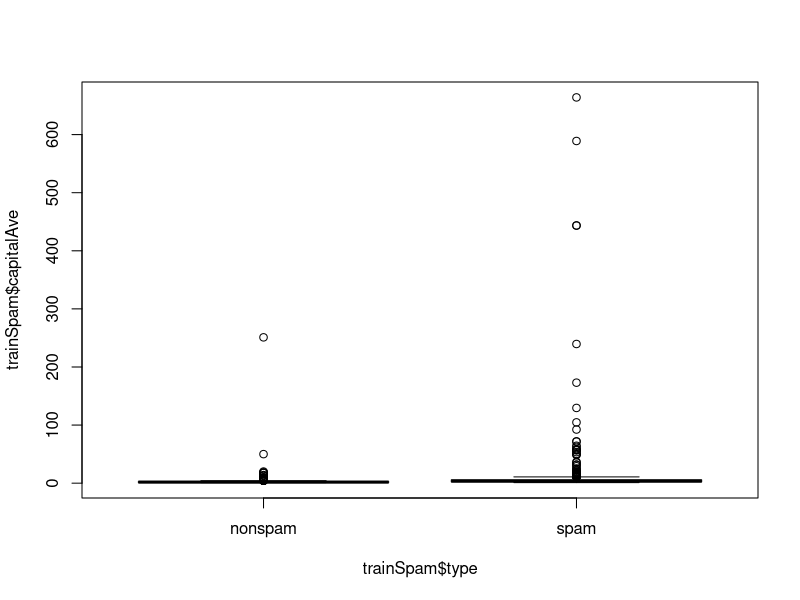
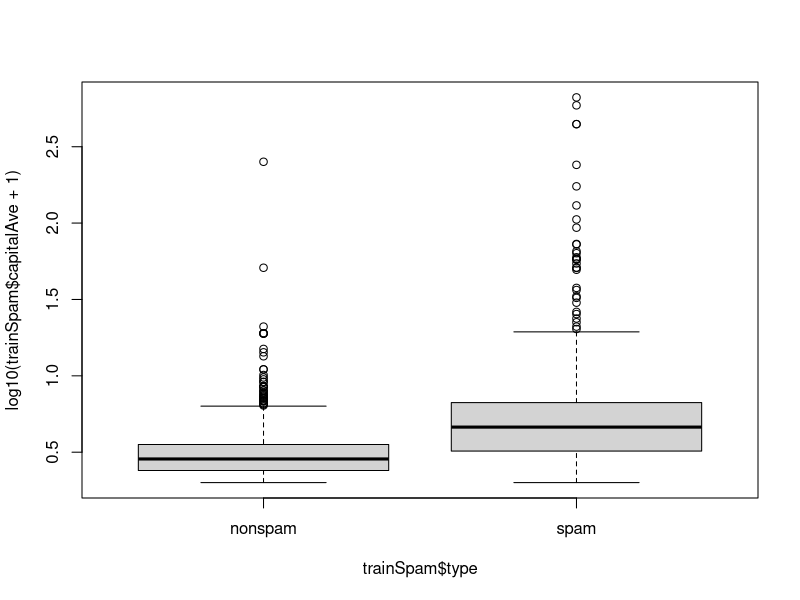
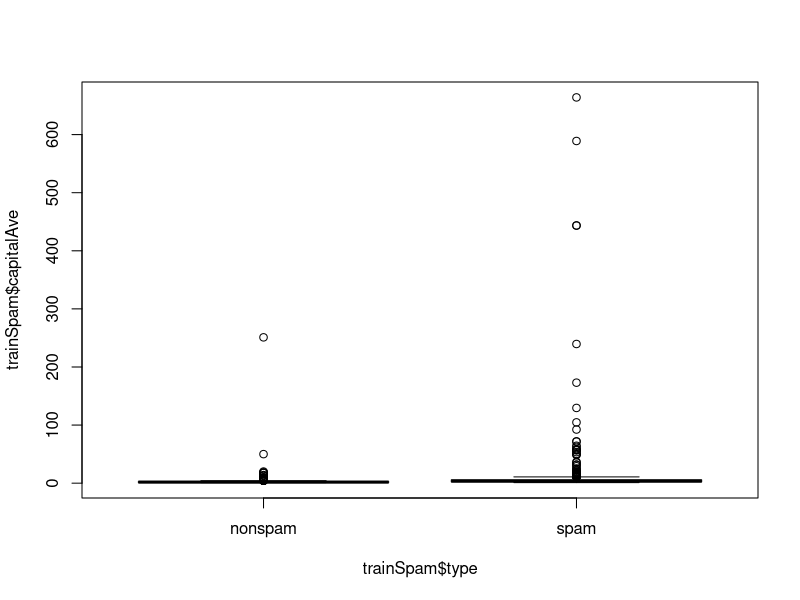
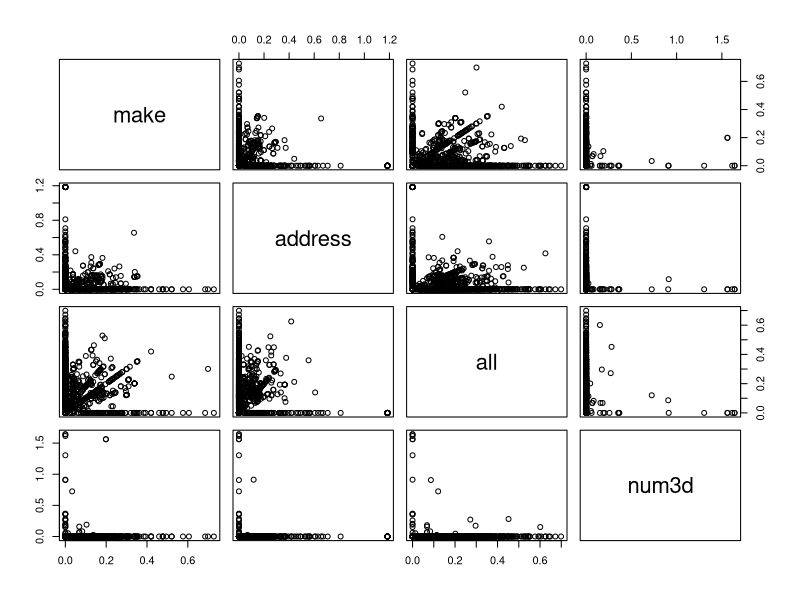
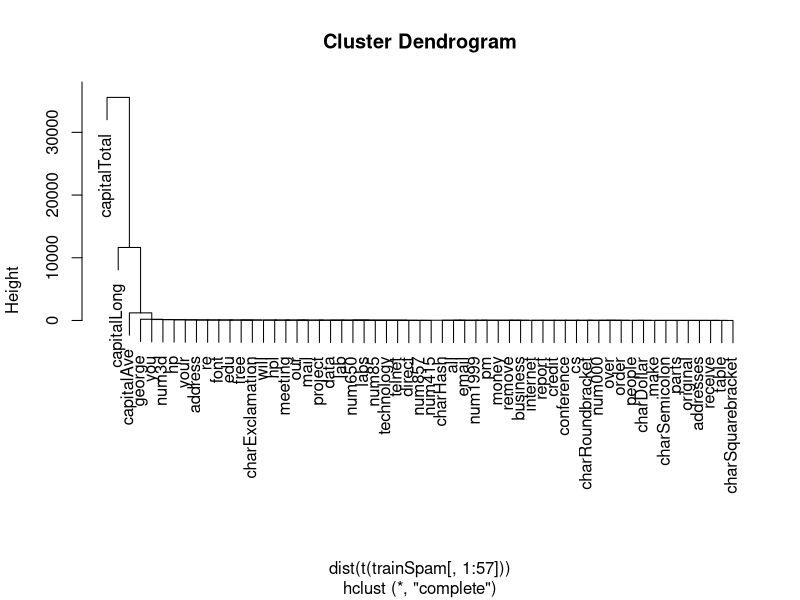
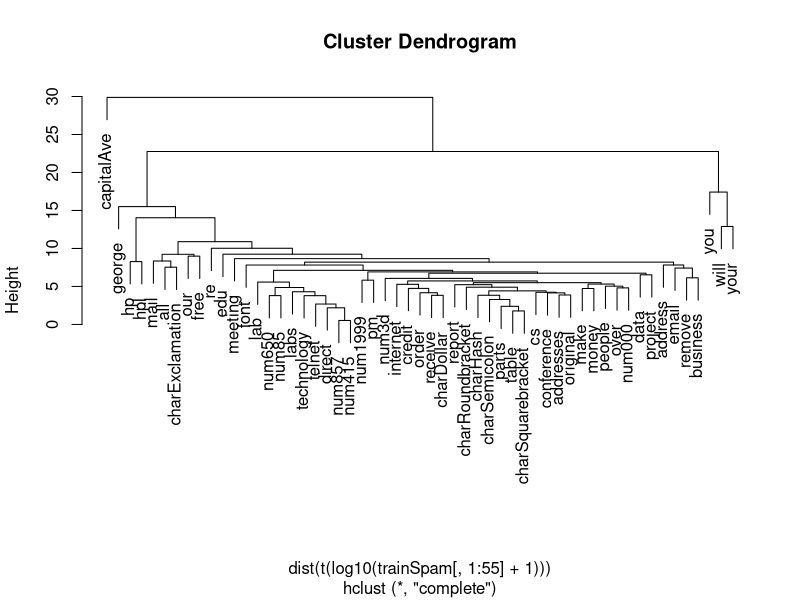

Reproduce these figures in R, in order.
#part 1

library(kernlab)
#load data set
data(spam)

dim(spam)
#[1] 4601   58

#obtain a training and test dataset
set.seed(3435)
trainIndicator <- rbinom(4601, 1, prob=0.5)
table(trainIndicator)
# trainIndicator
# 0    1 
# 2314 2287 

trainSpam = spam[trainIndicator==1,]
testSpam  = spam[trainIndicator==0,]
dim(trainSpam)
#[1] 2287   58


#explore data (focus on training set)
names(trainSpam)
# 
# [1] "make"              "address"           "all"               "num3d"             "our"              
# [6] "over"              "remove"            "internet"          "order"             "mail"             
# [11] "receive"           "will"              "people"            "report"            "addresses"        
# [16] "free"              "business"          "email"             "you"               "credit"           
# [21] "your"              "font"              "num000"            "money"             "hp"               
# [26] "hpl"               "george"            "num650"            "lab"               "labs"             
# [31] "telnet"            "num857"            "data"              "num415"            "num85"            
# [36] "technology"        "num1999"           "parts"             "pm"                "direct"           
# [41] "cs"                "meeting"           "original"          "project"           "re"               
# [46] "edu"               "table"             "conference"        "charSemicolon"     "charRoundbracket" 
# [51] "charSquarebracket" "charExclamation"   "charDollar"        "charHash"          "capitalAve"       
# [56] "capitalLong"       "capitalTotal"      "type" 

head(trainSpam)



# make address  all num3d  our over remove internet order mail receive will people report addresses free business email  you credit your
# 1  0.00    0.64 0.64     0 0.32 0.00   0.00        0  0.00 0.00    0.00 0.64   0.00      0         0 0.32        0  1.29 1.93   0.00 0.96
# 7  0.00    0.00 0.00     0 1.92 0.00   0.00        0  0.00 0.64    0.96 1.28   0.00      0         0 0.96        0  0.32 3.85   0.00 0.64
# 9  0.15    0.00 0.46     0 0.61 0.00   0.30        0  0.92 0.76    0.76 0.92   0.00      0         0 0.00        0  0.15 1.23   3.53 2.00
# 12 0.00    0.00 0.25     0 0.38 0.25   0.25        0  0.00 0.00    0.12 0.12   0.12      0         0 0.00        0  0.00 1.16   0.00 0.77
# 14 0.00    0.00 0.00     0 0.90 0.00   0.90        0  0.00 0.90    0.90 0.00   0.90      0         0 0.00        0  0.00 2.72   0.00 0.90
# 16 0.00    0.42 0.42     0 1.27 0.00   0.42        0  0.00 1.27    0.00 0.00   0.00      0         0 1.27        0  0.00 1.70   0.42 1.27
# font num000 money hp hpl george num650 lab labs telnet num857 data num415 num85 technology num1999 parts pm direct cs meeting original
# 1     0      0  0.00  0   0      0      0   0    0      0      0 0.00      0     0          0    0.00     0  0   0.00  0       0      0.0
# 7     0      0  0.00  0   0      0      0   0    0      0      0 0.00      0     0          0    0.00     0  0   0.00  0       0      0.0
# 9     0      0  0.15  0   0      0      0   0    0      0      0 0.15      0     0          0    0.00     0  0   0.00  0       0      0.3
# 12    0      0  0.00  0   0      0      0   0    0      0      0 0.00      0     0          0    0.00     0  0   0.00  0       0      0.0
# 14    0      0  0.00  0   0      0      0   0    0      0      0 0.00      0     0          0    0.00     0  0   0.00  0       0      0.0
# 16    0      0  0.42  0   0      0      0   0    0      0      0 0.00      0     0          0    1.27     0  0   0.42  0       0      0.0
# project re edu table conference charSemicolon charRoundbracket charSquarebracket charExclamation charDollar charHash capitalAve
# 1        0  0   0     0          0         0.000            0.000                 0           0.778      0.000    0.000      3.756
# 7        0  0   0     0          0         0.000            0.054                 0           0.164      0.054    0.000      1.671
# 9        0  0   0     0          0         0.000            0.271                 0           0.181      0.203    0.022      9.744
# 12       0  0   0     0          0         0.022            0.044                 0           0.663      0.000    0.000      1.243
# 14       0  0   0     0          0         0.000            0.000                 0           0.000      0.000    0.000      2.083
# 16       0  0   0     0          0         0.000            0.063                 0           0.572      0.063    0.000      5.659
# capitalLong capitalTotal type
# 1           61          278 spam
# 7            4          112 spam
# 9          445         1257 spam
# 12          11          184 spam
# 14           7           25 spam
# 16          55          249 spam

table(trainSpam$type)

# nonspam    spam 
# 1381     906

plot(trainSpam$capitalAve~trainSpam$type)

#better visualization
plot(log10(trainSpam$capitalAve+1)~trainSpam$type)
plot(trainSpam$capitalAve~trainSpam$type)

#relationships between predictors
plot(log10(trainSpam[,1:4]+1))

#clustering
hCluster <- hclust(dist(t(trainSpam[,1:57])))
plot(hCluster)

hClusterUpdated <- hclust(dist(t(log10(trainSpam[,1:55]+1))))
plot(hClusterUpdated)

#statistical prediction/modeling
trainSpam$numType <- as.numeric(trainSpam$type) - 1 #values are 1 and 2, so here I have 0 and 1
costFunction <- function(x,y){
  sum(x!=(y>0.5))
  
}

cvError <- rep(NA,55)
library(boot)
for (i in 1:55){
  lmFormula <- as.formula(paste("numType~", names(trainSpam)[i], sep=""))
  glmFit <- glm(lmFormula, family="binomial", data=trainSpam)
  cvError[i] <- cv.glm(trainSpam, glmFit, costFunction,2)$delta[2]
}

names(trainSpam)[which.min(cvError)]

#[1] "charDollar" it's the variable that gives you the minimum error rate


#get a measure of uncertainty
predictionModel <- glm(numType ~ charDollar, family="binomial", data=trainSpam)
predictionTest <- predict(predictionModel, testSpam)
predictedSpam <- rep("nonspam", dim(testSpam)[1])
predictedSpam[predictionModel$fitted > 0.5]  <-"spam"
table(predictedSpam, testSpam$type)
# 
# predictedSpam nonspam spam
# nonspam    1346  458
# spam         61  449

#error rate
(61+458)/(1346+458+61+449)
#[1] 0.2242869 
